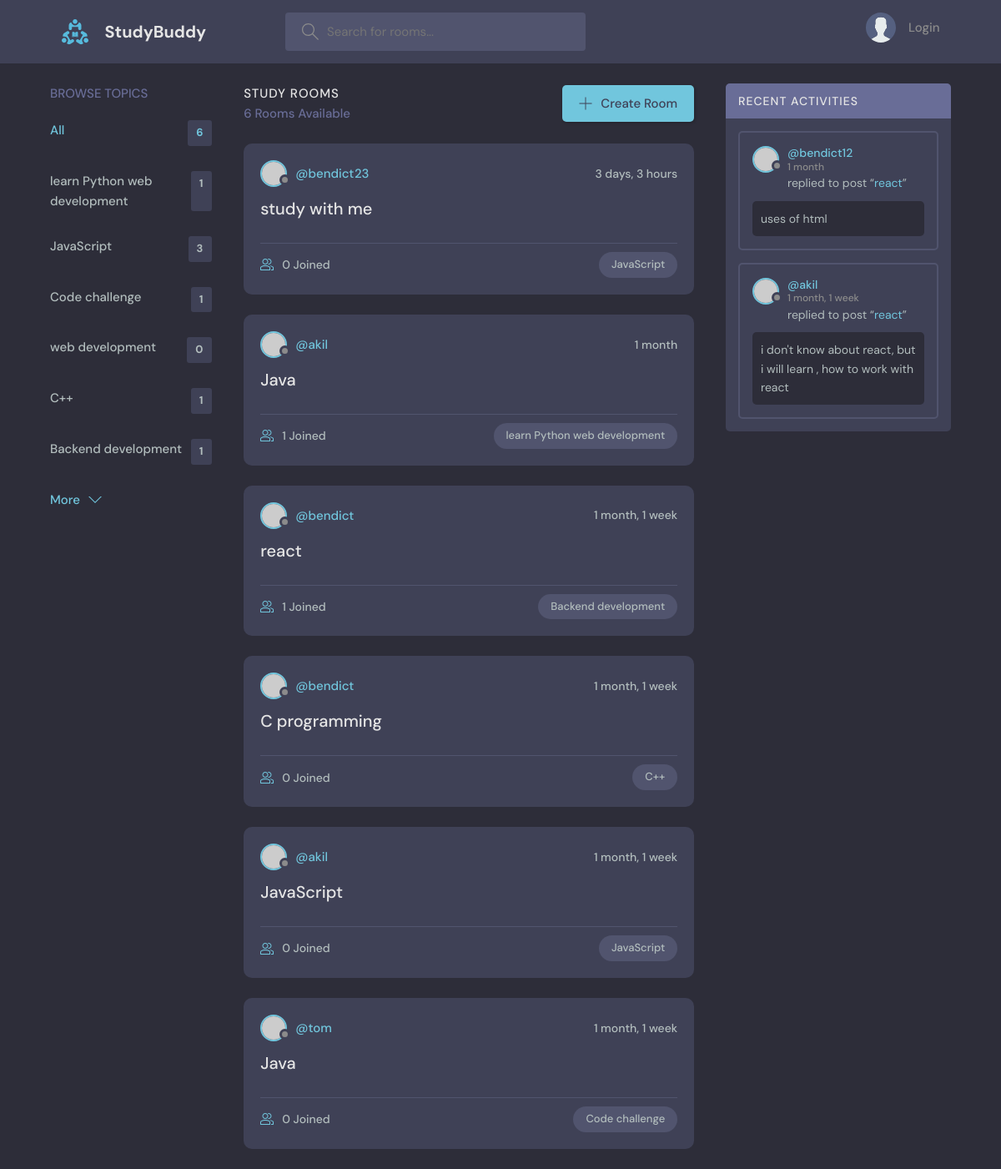
The page / on the database its author committed.
### studybud/base/models.py (models this page shows, shortened)
class Topic(models.Model):
    name = models.CharField(max_length=200)

class Room(models.Model):
    host = models.ForeignKey(User, on_delete=models.SET_NULL, null=True)
    topic = models.ForeignKey(Topic, on_delete=models.SET_NULL, null=True)
    name = models.CharField(max_length=200)
    description = models.TextField(null=True, blank=True)
    participants = models.ManyToManyField(
        User, related_name='participants', blank=True)
    updated = models.DateTimeField(auto_now=True)
    created = models.DateTimeField(auto_now_add=True)
    class Meta:
        ordering = ['-updated', '-created']
    def __str__(self):
        return self.name

class Message(models.Model):
    user = models.ForeignKey(User, on_delete=models.CASCADE)
    room = models.ForeignKey(Room, on_delete=models.CASCADE)
    body = models.TextField()
    updated = models.DateTimeField(auto_now=True)
    created = models.DateTimeField(auto_now_add=True)
    class Meta:
        ordering = ['-updated', '-created']

### studybud/base/views.py (the view)
# urls.py: path('', views.home,name='home'),
def home(request):
    q = request.GET.get('q','') if request.GET.get('q') != None else ' '
    rooms = Room.objects.filter(
    Q(topic__name__icontains=q) |
    Q(name__icontains=q) |
    Q(description__icontains=q)
)
    topic = Topic.objects.all()
    room_count = rooms.count()
    room_messages = Message.objects.filter(Q(room__topic__name__icontains=q))
    return render(request, 'base/home.html',{'rooms':rooms,
                                            'topics':topic,'room_count':room_count,
                                            "room_messages":room_messages})

### studybud/base/templates/base/home.html (shortened to what this page needs)
{% extends 'main.html' %}
{% block content %}
    <main class="layout layout--3">
      <div class="container">
        {% include 'base/topics_component.html' %}
        <div class="roomList">
          <div class="roomList__header">
            <div>
              <h2>Study Rooms</h2>
              <p>{{room_count}}  Rooms Available </p>
            </div>
            <a class="btn btn--main" href="{% url 'create-room' %}">
              <svg version="1.1" xmlns="http://www.w3.org/2000/svg" width="32" height="32" viewBox="0 0 32 32">
                <title>add</title>
                <path
                  d="M16.943 0.943h-1.885v14.115h-14.115v1.885h14.115v14.115h1.885v-14.115h14.115v-1.885h-14.115v-14.115z"
                ></path>
              </svg>
              Create Room
            </a>
          </div>
          {% include 'base/feed_component.html' %}
        </div>
        {% include 'base/activity_component.html' %}
      </div>
    </main>
{% endblock content %}

### studybud/base/templates/base/topics_component.html
<div class="topics">
    <div class="topics__header">
      <h2>Browse Topics</h2>
    </div>
    <ul class="topics__list">
      <li>
        <a href="{% url 'home' %}" class="active">All <span>{{topics.count}}</span></a>
      </li>
      {% for topic in topics %}
      <li>
        <a href="{% url 'home' %}?q={{topic.name}}">{{topic.name}}<span>{{topic.room_set.all.count}}</span></a>
      </li>
      {% endfor %}
    </ul>
    <a class="btn btn--link" href="topics.html">
      More
      <svg version="1.1" xmlns="http://www.w3.org/2000/svg" width="32" height="32" viewBox="0 0 32 32">
        <title>chevron-down</title>
        <path d="M16 21l-13-13h-3l16 16 16-16h-3l-13 13z"></path>
      </svg>
    </a>
  </div>

### studybud/base/templates/base/feed_component.html (shortened to what this page needs)
{% for room in rooms %}
<div class="roomListRoom">
    <div class="roomListRoom__header">
      <a href="{% url 'profile' room.host.id %}" class="roomListRoom__author">
        <div class="avatar avatar--small">
          <img src="https://randomuser.me/api/portraits/women/11.jpg" />
        </div>
        <span>@{{room.host.username}}</span>
      </a>
      <div class="roomListRoom__actions">
        <span>{{room.created|timesince}}</span>
      </div>
    </div>
    <div class="roomListRoom__content">
      <a href="{% url 'room' room.id %}">{{room.name}}</a>
    </div>
    <div class="roomListRoom__meta">
      <a href="{% url 'room' room.id %}" class="roomListRoom__joined">
        {{room.participants.all.count}} Joined
      </a>
      <p class="roomListRoom__topic">{{room.topic.name}}</p>
    </div>
  </div>
{% endfor %}

### studybud/base/templates/base/activity_component.html (shortened to what this page needs)
<div class="activities">
    <div class="activities__header">
      <h2>Recent Activities</h2>
    </div>
    {% for message in room_messages  %}
    <div class="activities__box">
      <div class="activities__boxHeader roomListRoom__header">
        <a href="{% url 'profile' message.user.id %}" class="roomListRoom__author">
          <div class="avatar avatar--small">
            <img src="https://randomuser.me/api/portraits/women/11.jpg" />
          </div>
          <p>
            @{{message.user}}
            <span>{{message.created|timesince}}</span>
          </p>
        </a>
      </div>
      <div class="activities__boxContent">
        <p>replied to post “<a href="{% url  'room' message.room.id %}">{{message.room}}</a>”</p>
        <div class="activities__boxRoomContent">
            {{message.body}}</div>
      </div>
    </div>
    {% endfor %}
  </div>

### rows shown on the page
Topic: name "learn Python web development", room_set.all.count "1"
Topic: name "JavaScript", room_set.all.count "3"
Topic: name "Code challenge", room_set.all.count "1"
Topic: name "web development", room_set.all.count "0"
Topic: name "C++", room_set.all.count "1"
Topic: name "Backend development", room_set.all.count "1"
Room: host.username "bendict23", created "3 days, 3 hours", name "study with me", participants.all.count "0", topic.name "JavaScript"
Room: host.username "akil", created "1 month", name "Java", participants.all.count "1", topic.name "learn Python web development"
Room: host.username "bendict", created "1 month, 1 week", name "react", participants.all.count "1", topic.name "Backend development"
Room: host.username "bendict", created "1 month, 1 week", name "C programming", participants.all.count "0", topic.name "C++"
Room: host.username "akil", created "1 month, 1 week", name "JavaScript", participants.all.count "0", topic.name "JavaScript"
Room: host.username "tom", created "1 month, 1 week", name "Java", participants.all.count "0", topic.name "Code challenge"
Message: user "bendict12", created "1 month", room "react", body "uses of html"
Message: user "akil", created "1 month, 1 week", room "react", body "i don't know about react, but i will learn , how to work with react"

### other values the page prints
{{ topics.count }} "6"
{{ room_count }} "6"
